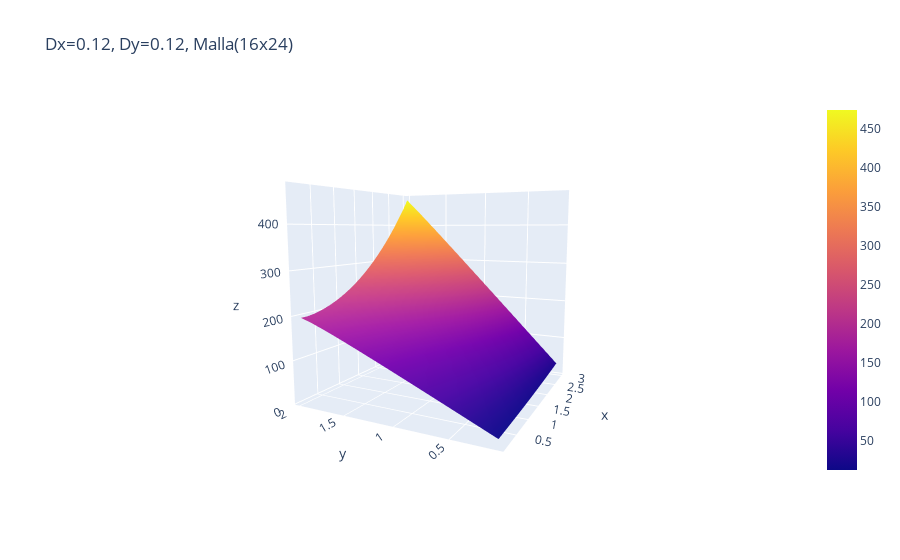

The code cell stored with this chart in its notebook:
### Code cell
solve_(h=2, w=3, deltaX=1/8, deltaY=1/8)

### Figure 1 — Plotly figure (JSON) as saved in the notebook; plotly's stock layout.template omitted (floating-point values rounded to 4 significant figures; data arrays with more than 128 entries replaced by an {"elided": "..."} marker saying what was removed)
{"data": [{"type": "surface", "x": {"elided": "16x24 float values"}, "y": {"elided": "16x24 float values"}, "z": {"elided": "16x24 float values"}}], "layout": {"scene": {"camera": {"center": {"x": 0, "y": 0, "z": 0}, "eye": {"x": -2, "y": -1, "z": 0.3}, "up": {"x": 0, "y": 0, "z": 1}}}, "title": {"text": "Dx=0.12, Dy=0.12, Malla(16x24)"}}}
